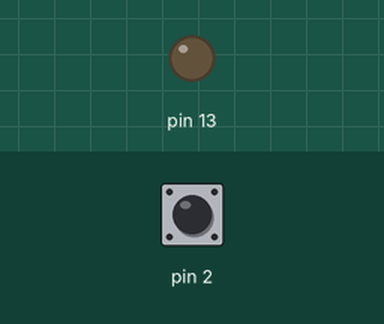
This sketch was run on a simulated Arduino Uno, built with avr-gcc and run on an emulated ATmega328P. On the bench: output pins drawn as LEDs (lit = HIGH). The test bench sets the inputs (shaded band); at power-on: pin 2 HIGH.

Above: at 1.2 s.
1.3 s: pin 2 pulled LOW for 0.15 s
At 2.5 s:
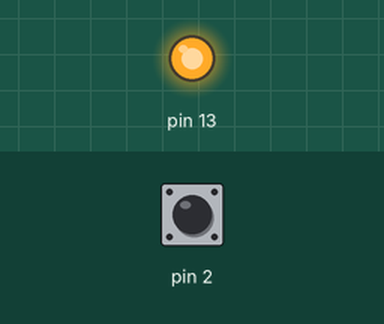
2.9 s: pin 2 pulled LOW for 1 s
At 3.7 s:
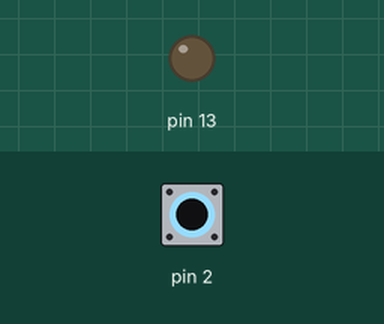
5.4 s: pin 2 pulled LOW for 3.2 s
At 5.7 s:
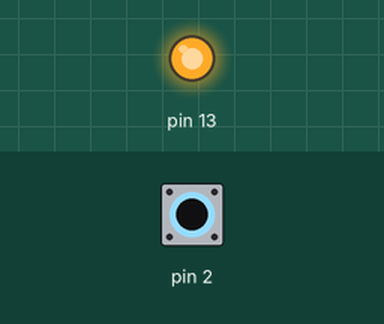
Timing chart, 0 to 8.4 s (numbered marks = the images above; inputs shaded):
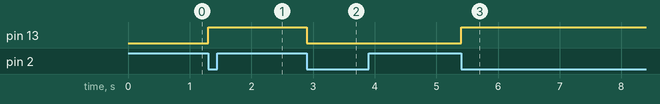

The sketch:

tlacitko_toggle.ino
```cpp
// globalni promenne
bool tlacitko_pred = LOW;
bool led = LOW;
bool tlacitko;

void setup() {
  // nastaveni pinu pro logicky vstup s pullup rezistorem
  pinMode(2, INPUT_PULLUP);
  // nastaveni vystupu pro LED na pinu 13 (vestavena LED na Arduinu)
  pinMode(13, OUTPUT);
}

void loop() {
  // prectu aktualni stav tlacitka
  tlacitko = digitalRead(2);
  // zkontroluji, zda sestupna hrana (v klidu je tlacitko
  if (tlacitko == LOW & tlacitko_pred == HIGH) {
    // provede negaci promenne led
    led = !led;
  }
  // nastav hodnotu LED
  digitalWrite(13, led);
  // nactu aktualni stav  tlacitka do predchozi hodnoty
  tlacitko_pred = tlacitko;
  // male zpomaleni smycky programu
  delay(50);
}
```

Measured:
- after the input at 1.3 s, pin 13: LOW → HIGH at once
- after the input at 2.9 s, pin 13: HIGH → LOW at once
- after the input at 5.4 s, pin 13: LOW → HIGH at once
